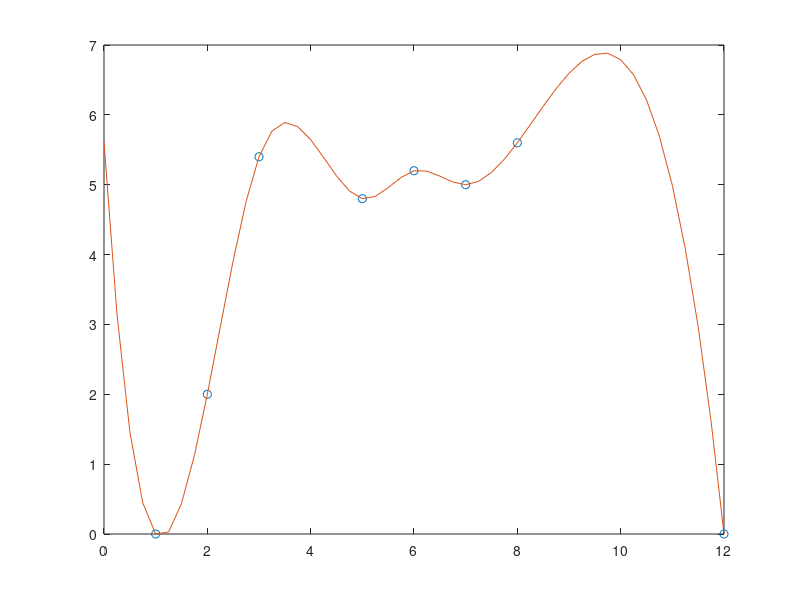

The MATLAB source for this figure: (Note: this script raises an error after producing the figure.)
% LSQCURVEFIT Nonlinear Function
% Attempt Seems good
clear all; close all; clc; format compact
s =[1 2 3 5 6 7 8 12];
y=[0 2 5.4 4.8 5.2 5 5.6 0];
xx = 0:.25:12;
yy = spline(s,y,xx);
plot(s,y,'o',xx,yy)
        
fun = @(x,s) ((x(5)./(x(2)-x(1))).*s - x(1).*x(5)./(x(2)-x(1))).*(heaviside(s-x(1)) - heaviside(s-x(2))) +...
     x(5).*(heaviside(s-x(2))-heaviside(s-x(3))) + ...
((x(5)./(x(4)-x(3))).*-s + ( (x(3).*x(5))./(x(4) - x(3)) + x(5))).*(heaviside(s-x(3)) - heaviside(s-x(4)));

x0 = [0.9 2.9 4.89 7.85 11.50];
% Find the "minimized error".
x = lsqcurvefit(fun,x0,s,y)
%x = lsqnonlin(fun,x0,s,y)
times = linspace(s(1),s(end));
hold on
plot(s,y,'ko',times,fun(x,times),'b-')
legend('Data','Fitted Response')
title('Data and Fitted Curve')
%--------------------------------------------------------
s =[1 2 3 5 6 7 8 12];
y=[0 2 5.4 4.8 5.2 5 5.6 0];
fun = @(x,s) ((x(4)./(x(2)-x(1))).*s - x(1).*x(4)./(x(2)-x(1))).*(heaviside(s-x(1)) - heaviside(s-x(2))) +...
     x(4).*(heaviside(s-x(2))-heaviside(s-x(3)));
 
 x0 = [0.9 2.9 4.89 7.85 11.50];
% Find the "minimized error".
x = lsqcurvefit(fun,x0,s,y)
%x = lsqnonlin(fun,x0,s,y)
times = linspace(s(1),s(end));
figure; hold on
plot(s,y,'ko',times,fun(x,times),'b-')
legend('Data','Fitted Response')
title('Data and Fitted Curve')
